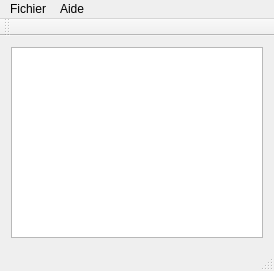
<?xml version="1.0" encoding="UTF-8"?>
<ui version="4.0">
 <class>MainWindow</class>
 <widget class="QMainWindow" name="MainWindow">
  <property name="geometry">
   <rect>
    <x>0</x>
    <y>0</y>
    <width>274</width>
    <height>271</height>
   </rect>
  </property>
  <property name="windowTitle">
   <string>MainWindow</string>
  </property>
  <widget class="QWidget" name="centralWidget">
   <layout class="QHBoxLayout" name="horizontalLayout">
    <item>
     <widget class="QPlainTextEdit" name="plainTextEdit"/>
    </item>
   </layout>
  </widget>
  <widget class="QMenuBar" name="menuBar">
   <property name="geometry">
    <rect>
     <x>0</x>
     <y>0</y>
     <width>274</width>
     <height>22</height>
    </rect>
   </property>
   <widget class="QMenu" name="menuFichier">
    <property name="title">
     <string>Fichier</string>
    </property>
    <addaction name="actionOuvrir_2"/>
    <addaction name="actionQuitter"/>
    <addaction name="separator"/>
    <addaction name="actionDerniers_fichiers_ouverts_3"/>
   </widget>
   <widget class="QMenu" name="menuAide">
    <property name="title">
     <string>Aide</string>
    </property>
    <addaction name="actionA_propos"/>
   </widget>
   <addaction name="menuFichier"/>
   <addaction name="menuAide"/>
  </widget>
  <widget class="QToolBar" name="mainToolBar">
   <attribute name="toolBarArea">
    <enum>TopToolBarArea</enum>
   </attribute>
   <attribute name="toolBarBreak">
    <bool>false</bool>
   </attribute>
  </widget>
  <widget class="QStatusBar" name="statusBar"/>
  <action name="actionQuitter">
   <property name="text">
    <string>Quitter</string>
   </property>
  </action>
  <action name="actionA_propos">
   <property name="text">
    <string>A propos</string>
   </property>
  </action>
  <action name="actionDerniers_fichiers_ouverts">
   <property name="text">
    <string>Derniers fichiers ouverts</string>
   </property>
  </action>
  <action name="actionDerniers_fichiers_ouverts_2">
   <property name="text">
    <string>Derniers fichiers ouverts</string>
   </property>
  </action>
  <action name="action_3">
   <property name="text">
    <string>Derniers fichiers ouverts</string>
   </property>
  </action>
  <action name="actionOuvrir_2">
   <property name="text">
    <string>Ouvrir</string>
   </property>
  </action>
  <action name="actionDerniers_fichiers_ouverts_3">
   <property name="text">
    <string>Derniers fichiers ouverts</string>
   </property>
  </action>
 </widget>
 <layoutdefault spacing="6" margin="11"/>
 <resources/>
 <connections/>
</ui>
